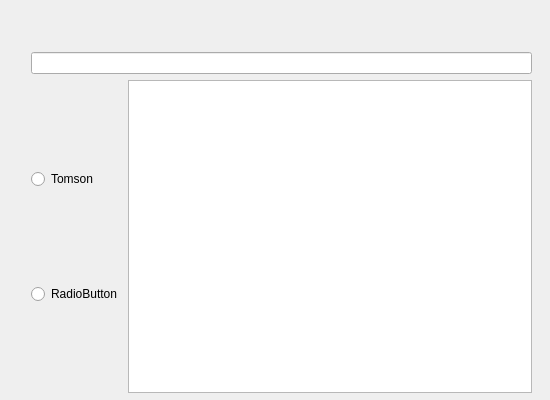
<?xml version="1.0" encoding="UTF-8"?>
<ui version="4.0">
 <class>AutomatForm</class>
 <widget class="QWidget" name="AutomatForm">
  <property name="geometry">
   <rect>
    <x>0</x>
    <y>0</y>
    <width>550</width>
    <height>400</height>
   </rect>
  </property>
  <property name="windowTitle">
   <string>TRex - Automat</string>
  </property>
  <widget class="QWidget" name="layoutWidget">
   <property name="geometry">
    <rect>
     <x>31</x>
     <y>52</y>
     <width>501</width>
     <height>341</height>
    </rect>
   </property>
   <layout class="QVBoxLayout" name="verticalLayout_2">
    <item>
     <widget class="QLineEdit" name="lineEdit"/>
    </item>
    <item>
     <layout class="QHBoxLayout" name="horizontalLayout">
      <item>
       <layout class="QVBoxLayout" name="verticalLayout">
        <item>
         <widget class="QRadioButton" name="radioTomson">
          <property name="text">
           <string>Tomson</string>
          </property>
          <attribute name="buttonGroup">
           <string notr="true">AutomatGroup</string>
          </attribute>
         </widget>
        </item>
        <item>
         <widget class="QRadioButton" name="radioButton_2">
          <property name="text">
           <string>RadioButton</string>
          </property>
          <attribute name="buttonGroup">
           <string notr="true">AutomatGroup</string>
          </attribute>
         </widget>
        </item>
       </layout>
      </item>
      <item>
       <widget class="QGraphicsView" name="graphicsView"/>
      </item>
     </layout>
    </item>
   </layout>
  </widget>
 </widget>
 <resources/>
 <connections/>
 <buttongroups>
  <buttongroup name="AutomatGroup"/>
 </buttongroups>
</ui>
